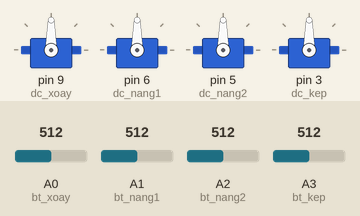
Recording of a sketch running on a simulated Arduino Uno, built with avr-gcc and run on an emulated ATmega328P. Shown: 4 × servo. The inputs (shaded band) are chosen by the test bench; at power-on: A0 (bt_xoay) = 512, A1 (bt_nang1) = 512, A2 (bt_nang2) = 512, A3 (bt_kep) = 512.

Above: at 1.2 s.
1.3 s: A0 (bt_xoay) set to 716
At 1.8 s:
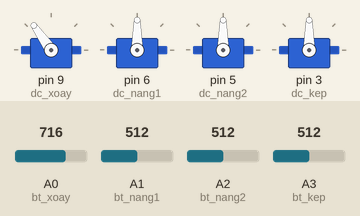
2.8 s: A1 (bt_nang1) set to 716
At 4.0 s:
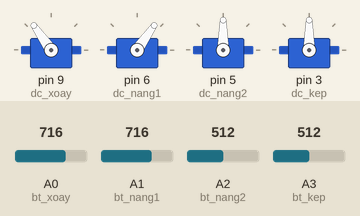
4.3 s: A2 (bt_nang2) set to 716
At 5.3 s:
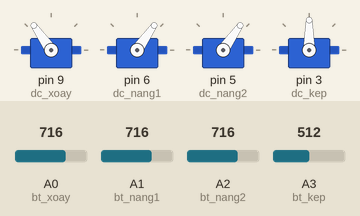
5.8 s: A3 (bt_kep) set to 716
At 6.4 s:
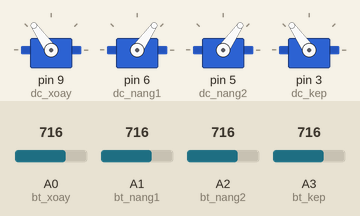
7.3 s: A0 (bt_xoay) set to 992
At 7.6 s:
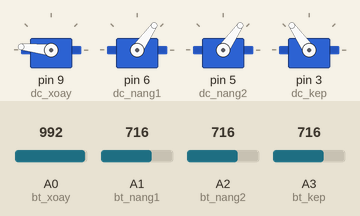
8.8 s: A1 (bt_nang1) set to 992
At 10.0 s:
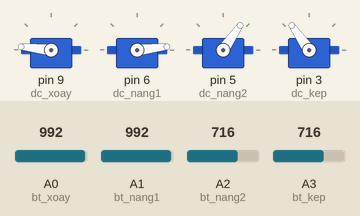
Timing chart, 0 to 11.3 s (numbered marks = the images above; inputs shaded):
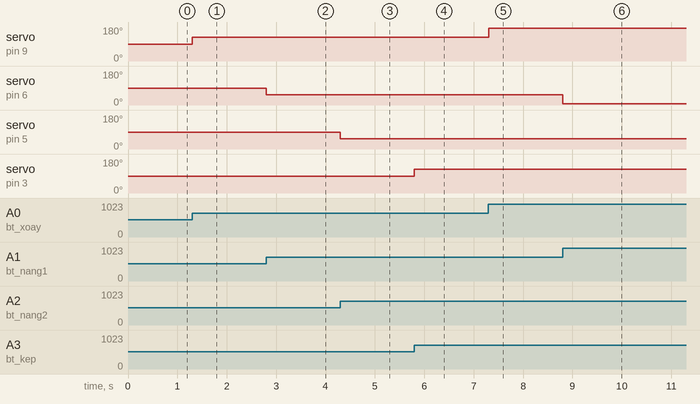

The sketch:

chuong_trinh.ino
```cpp
#include <Servo.h>
Servo dc_xoay;
Servo dc_nang1;
Servo dc_nang2;
Servo dc_kep;

int bt_xoay = A0;
int bt_nang1 = A1;
int bt_nang2 = A2;
int bt_kep = A3;
int val1,val2,val3,val4;

void setup()
{
  dc_xoay.attach(9);
  dc_nang1.attach(6);
  dc_nang2.attach(5);
  dc_kep.attach(3);
}

void loop()
{
  val1 = analogRead(bt_xoay);
  val1 = map(val1, 0, 1023, 0, 180);
  dc_xoay.write(val1);

  val2 = analogRead(bt_nang1);
  val2 = map(val2, 0, 1023, 180, 0);
  dc_nang1.write(val2);

  val3 = analogRead(bt_nang2);
  val3 = map(val3, 0, 1023, 180, 0);
  dc_nang2.write(val3);

  val4 = analogRead(bt_kep);
  val4 = map(val4, 0, 1023, 0, 180);
  dc_kep.write(val4);


}
```

Measured:
- after the input at 1.3 s, servo on pin 9 (dc_xoay): 90° → 125° at once
- after the input at 2.8 s, servo on pin 6 (dc_nang1): 90° → 55° at once
- after the input at 4.3 s, servo on pin 5 (dc_nang2): 90° → 55° at once
- after the input at 5.8 s, servo on pin 3 (dc_kep): 90° → 125° at once
- after the input at 7.3 s, servo on pin 9 (dc_xoay): 125° → 174° at once
- after the input at 8.8 s, servo on pin 6 (dc_nang1): 55° → 6° at once
